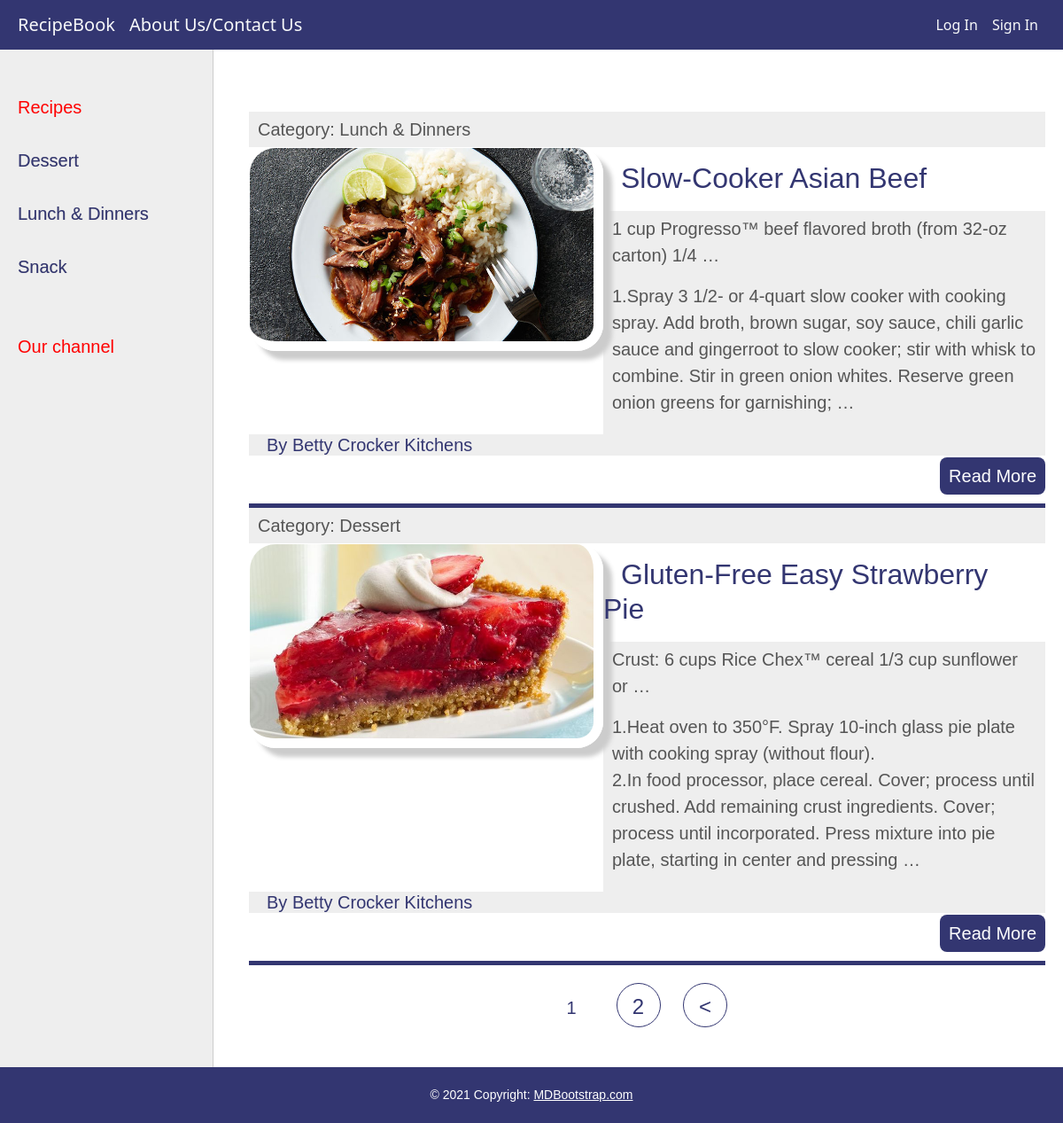
The page / on the database its author committed.
### resbook/models.py (models this page shows, shortened)
class Category(models.Model):
    name = models.CharField(max_length=100, db_index=True, verbose_name="Category")
    slug = models.SlugField(max_length=255, unique=True, db_index=True, verbose_name="URL")
    def __str__(self):
        return self.name
    def get_absolute_url(self):
        return reverse('category', kwargs={'cat_slug': self.slug})
    class Meta:
        verbose_name_plural = 'Categories'
        ordering = ['id']

class Recipes(models.Model):
    title = models.CharField(max_length=250, unique=True)
    slug = models.SlugField(max_length=255, unique=True, db_index=True, verbose_name="URL")
    photo = models.ImageField(upload_to="images/%Y/%m/%d")
    ingredients = models.TextField(blank=False, default='')
    content = models.TextField(blank=True, verbose_name="Directions")
    nutrition = models.TextField()
    author = models.TextField(blank=True)
    time_create = models.DateTimeField(auto_now_add=True)
    time_update = models.DateTimeField(auto_now_add=True)
    is_published = models.BooleanField(default=True)
    cat = models.ForeignKey('Category', on_delete=models.CASCADE)
    def get_absolute_url(self):
        return reverse('post', kwargs={'post_slug': self.slug})
    class Meta:
        verbose_name_plural = 'Recipes'
        ordering = ['time_create', 'title']

### resbook/views.py (the view)
# urls.py: path('', RecipesHome.as_view(), name='home'),
class RecipesHome(DataMixin, ListView):
    model = Recipes
    template_name = 'resbook/index.html'
    context_object_name = 'posts'
    def get_context_data(self, *, object_list=None, **kwargs):
        context = super().get_context_data(**kwargs)
        c_def = self.get_user_context(title="Recipes")
        return dict(list(context.items()) + list(c_def.items()))
    def get_queryset(self):
        return Recipes.objects.filter(is_published=True).select_related('cat')

### resbook/utils.py (called while the page is built)
    def get_user_context(self, **kwargs):
        context = kwargs
        cats = cache.get('cats')
        if not cats:
            cats = Category.objects.annotate(Count('recipes'))
            cache.set('cats', cats, 60)
        context['cats'] = cats
        if 'cat_selected' not in context:
            context['cat_selected'] = 0
        return context

### resbook/templates/resbook/index.html (shortened to what this page needs)
{% extends 'resbook/base.html' %}
{% block content %}
    <ul class="list-articles">
        {% for p in posts %}
            <li>
                <div class="article-panel">
                    <p class="first">Category: {{ p.cat }}</p>
                </div>
                {% if p.photo %}
                    <p><img class="img-article-left thumb" src="{{ p.photo.url }}"></p>
                {% endif %}
                <h2>{{ p.title }}</h2>
                <div class="article-panel">
                    <p>{{ p.ingredients|truncatewords:10 }}</p>
                    <p>{{ p.content|linebreaks|truncatewords:40 }}</p>
                </div>
                <h5>{{ p.author }}</h5>
                <p class="link-read-post button"><a href="{{ p.get_absolute_url }}">Read More</a></p>
            </li>
        {% endfor %}
    </ul>
{% endblock %}

### resbook/templates/resbook/base.html (shortened to what this page needs)
{% load static %}
{% load resbook_tags %}
<!DOCTYPE html>
<html lang="en" xmlns="http://www.w3.org/1999/html">
<head>
    <link rel="stylesheet" type="text/css" href="{% static 'resbook/css/styles.css' %}">
    <link href="https://cdn.jsdelivr.net/npm/bootstrap@5.0.1/dist/css/bootstrap.min.css" rel="stylesheet"
>
</head>
<body>
<nav class="navbar navbar-expand-lg  navbar-light navbar-fixed-top">
    <a class="navbar-brand text-light" href="{% url 'home' %}">RecipeBook</a>
    <a class="navbar-brand text-light" href="{% url 'about' %}">About Us/Contact Us</a>
    <div class="collapse navbar-collapse justify-content-end" id="navbarSupportedContent">
        <ul class="navbar-nav ml-auto">
            {% if request.user.is_authenticated %}
            <li class="nav-item">
                <a class="nav-link text-light" href="{% url 'addpage' %}">Add Recipe</a>
            </li>
            <li class="nav-item">
                <a class="nav-link text-light" href="{% url 'signout' %}">Sign Out</a>
            </li>
            {% else %}
            <li class="nav-item active">
                <a class="nav-link text-light" href="{% url 'login' %}">Log In</a>
            </li>
            <li class="nav-item">
                <a class="nav-link text-light" href="{% url 'signin' %}">Sign In</a>
            </li>
            {% endif %}
        </ul>
    </div>
</nav>
<table class="table-content" border="0" cellpadding="0" cellspacing="0">
    <tr>
        <td valign="top" class="left-chapters">
            <ul id="leftchapters">
                {% if cat_selected == 0 %}
                    <li class="selected">Recipes</li>
                {% else %}
                    <li><a href="{% url 'home' %}">Recipes</a></li>
                {% endif %}
                {% for c in cats %}
                    {% if c.recipes__count > 0 %}
                        {% if c.pk == cat_selected %}
                            <li class="selected">{{ c.name }}</li>
                        {% else %}
                            <li><a href="{{ c.get_absolute_url }}">{{ c.name }}</a></li>
                        {% endif %}
                    {% endif %}
                {% endfor %}
                <li class="share">
                    <p>Our channel</p>
                    <a class="share-yt" href="https://www.youtube.com/"></a>
                </li>
            </ul>
        </td>
        <td valign="top" class="content">
            <div class="content-text">
                {% block content %}
                {% endblock %}
                {% if page_obj.has_other_pages %}
                    <nav class="list-pages">
                        <ul>
                            {% for p in paginator.page_range %}
                                {% if page_obj.number == p %}
                                    <li class="page-num page-num-selected">{{ p }}</li>
                                {% elif p >= page_obj.number|add:-1 and p <= page_obj.number|add:1 %}
                                    <li class="page-num">
                                        <a href="?page={{ p }}">{{ p }}</a>
                                    </li>
                                {% endif %}
                            {% endfor %}
                            {% if page_obj.has_next %}
                                <li class="page-num">
                                    <a href="?page= {{ page_obj.next_page_number }}">&lt;</a>
                                </li>
                            {% endif %}
                        </ul>
                    </nav>
                {% endif %}
            </div>
        </td>
    </tr>
</table>
<footer class="page-footer font-small blue">
    <div class="footer-copyright text-center py-3">© 2021 Copyright:
        <a href="https://mdbootstrap.com/"> MDBootstrap.com</a>
    </div>
</footer>
</body>
</html>

### resbook/static/resbook/css/styles.css (style rules this page uses)
.navbar { background-color: #333671; border-color: #aaa; padding: 20px; }
h2 { color: #333671; padding: 0 10px 10px; text-indent: 20px; }
h5 { color: #333671; background-color: #eee; text-indent: 20px; }
img { border: 0.03em solid #fff; -moz-box-shadow: 5px 5px 5px #aaa; -webkit-box-shadow: 5px 5px 5px #aaa; box-shadow: 10px 10px 5px #ccc; -moz-border-radius: 25px; -webkit-border-radius: 25px; border-radius: 30px; max-width: 600px; height: auto; }
img.img-article-left { max-width: 300px; height: auto; float: left; padding: 0 10px 10px 0; }
img.img-article-left.thumb { max-width: 400px; height: auto; }
p.link-read-post { text-align: right; }
p.link-read-post a { padding: 10px; min-width: 100px; background: #333671; color: #fff; text-decoration: none; border-radius: 8px; }
div.article-panel { background: #eee; padding: 5px 10px 5px 10px; box-sizing: border-box; overflow: hidden; color: #555; }
div.article-panel p.first { margin: 0; float: left; }
ul.list-articles { list-style: none; margin: 0; padding: 0; }
ul.list-articles li { border-bottom: 5px solid #333671; }
.table-content { width: 100%; min-height: 100%; height: 100%; font-family: sans-serif; }
.left-chapters { margin: 0; background: #eee; border-right: 1px solid #ccc; min-height: 100%; }
.left-chapters ul { width: 240px; min-height: 100%; margin: 0; padding: 20px 10px 10px 20px; list-style: none; font-size: 20px; }
.left-chapters ul li { margin: 30px 0 0 0; color: red; }
.left-chapters ul li.selected { color: red; }
.left-chapters ul li a { color: #333671; text-decoration: none; text-shadow: 0.01em 0.01em #aaa; }
.left-chapters ul li.share { margin: 60px 0 0 0; }
.left-chapters ul li.share p { margin: 30px 0 30px 0; }
.left-chapters ul li.share a { display: inline-block; width: 40px; height: 40px; margin: 0 20px 0 0; }
.content { padding: 10px 20px 20px 10px; width: 100%; box-sizing: border-box; }
.content-text { margin: 60px 0 0 30px; color: #000; font-size: 20px; font-family: "Arial Hebrew Scholar", sans-serif; }
footer { box-sizing: border-box; background: #333671; padding: 5px; color: white; font-size: 14px; font-family: Verdana, Geneva, Arial, Helvetica, fantasy; text-align: left; overflow: hidden; }
footer a { text-decoration: underline; color: white; }
.list-pages { text-align: center; margin: 0 0 20px 0; }
.list-pages ul { margin: 20px 0 0 0; padding: 0; list-style: none; }
.list-pages ul li { display: inline-block; margin: 0 20px 0 0; }
.list-pages a { color: #333671; font-size: 24px; text-decoration: none; }
.list-pages .page-num, .page-num-selected { display: inline-grid; width: 50px; height: 50px; padding: 8px 0 5px 0; border: 1px solid #333671; border-radius: 40px; }
.list-pages .page-num-selected { border: none; color: #333671; font-size: 20px; }

### rows shown on the page
Category: name "Dessert"
Category: name "Lunch & Dinners"
Category: name "Snack"
Recipes: cat "Lunch & Dinners", photo (picture), title "Slow-Cooker Asian Beef", ingredients "1 cup Progresso™ beef flavored broth (from 32-oz carton) 1/4 …", content "1.Spray 3 1/2- or 4-quart slow cooker with cooking spray. Add broth, brown sugar, soy sauce, chili garlic sauce and gingerroot to slow cooker; stir with whisk to combine. Stir in green onion whites. Reserve green onion greens for garnishing; …", author "By Betty Crocker Kitchens"
Recipes: cat "Dessert", photo (picture), title "Gluten-Free Easy Strawberry Pie", ingredients "Crust: 6 cups Rice Chex™ cereal 1/3 cup sunflower or …", content "1.Heat oven to 350°F. Spray 10-inch glass pie plate with cooking spray (without flour). 2.In food processor, place cereal. Cover; process until crushed. Add remaining crust ingredients. Cover; process until incorporated. Press mixture into pie plate, starting in center and pressing …", author "By Betty Crocker Kitchens"

### other values the page prints
{{ p }} "1"
{{ p }} "2"
